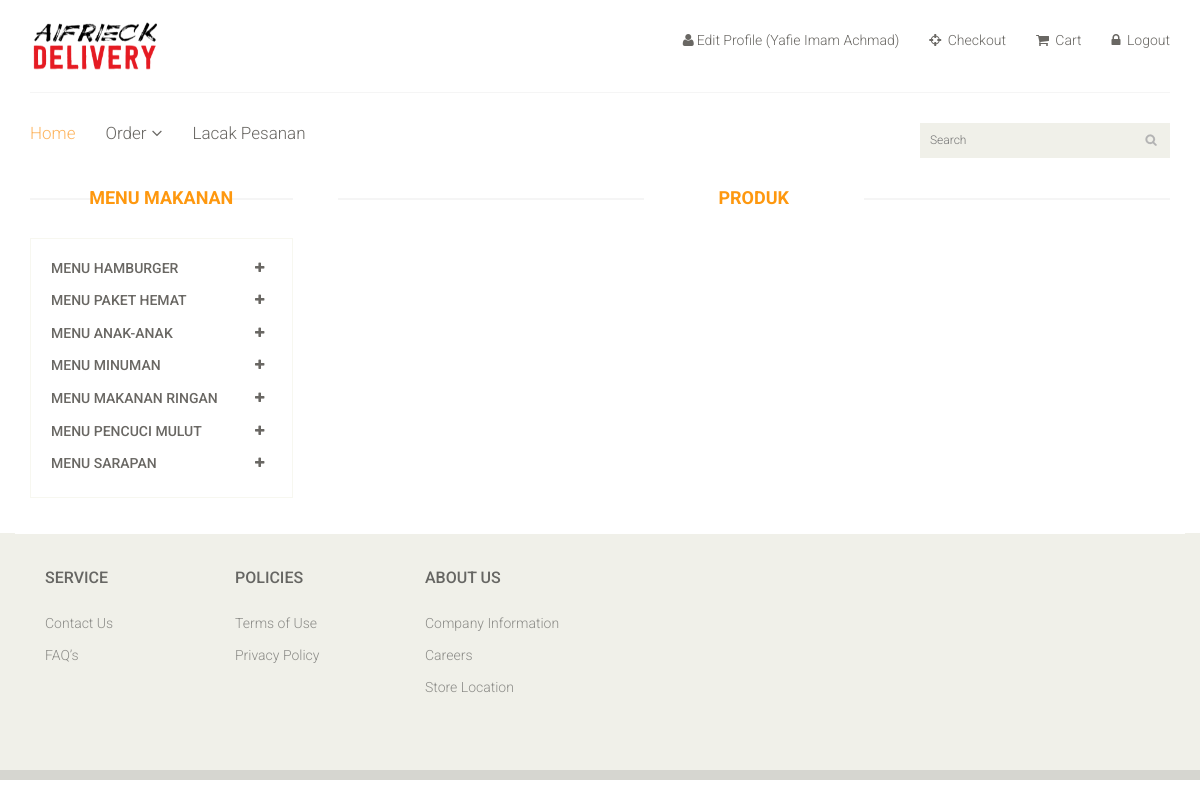
Screenshot of /aifrieck/shop.php (signed in) with the database file from the repository.
### tables this page shows
CREATE TABLE `kategori` (
  `id_kategori` int(10) NOT NULL,
  `nama_kategori` varchar(50) NOT NULL
);

### aifrieck/shop.php (the view, shortened to what this page needs)
<!DOCTYPE html>
<html lang="en">
<head>
	<?php
	include "conn.php";
	?>
    <link href="css/bootstrap.min.css" rel="stylesheet">
    <link href="css/font-awesome.min.css" rel="stylesheet">
    <link href="css/prettyPhoto.css" rel="stylesheet">
    <link href="css/price-range.css" rel="stylesheet">
    <link href="css/animate.css" rel="stylesheet">
	<link href="css/main.css" rel="stylesheet">
	<link href="css/responsive.css" rel="stylesheet">
</head>
<body>
	<header id="header">
		<div class="header-middle">
			<div class="container">
				<div class="row">
					<div class="col-sm-4">
						<div class="logo pull-left">
							<a href="index.php"><img style="width:130px" src="images/home/logo1.png" alt="" /></a>
						</div>
					</div>
					<div class="col-sm-8">
						<div class="shop-menu pull-right">
							<ul class="nav navbar-nav">
								<?php
				                if(isset($_SESSION['username']))
				                {
				                    if($_SESSION['level'] == "admin"){
				                        header('location:admin/index.php');
				                    }else if($_SESSION['level'] == "user"){
				                ?>
								<li><a href="profile.php?id_user=<?php echo $_SESSION['id_user']; ?>"><i class="fa fa-user"></i>Edit Profile (<?php echo $_SESSION['fullname']; ?>)</a></li>
								<li><a href="checkout.php"><i class="fa fa-crosshairs"></i> Checkout</a></li>
								<li><a href="cart.php"><i class="fa fa-shopping-cart"></i> Cart</a></li>
								<li><a href="logout.php"><i class="fa fa-lock"></i> Logout</a></li>
								<?php
									}
								}else{
								?>
								<li><a href="login.php"><i class="fa fa-lock"></i> Login</a></li>
								<?php
								}
								?>
							</ul>
						</div>
					</div>
				</div>
			</div>
		</div>
		<div class="header-bottom">
			<div class="container">
				<div class="row">
					<div class="col-sm-9">
						<div class="mainmenu pull-left">
							<ul class="nav navbar-nav collapse navbar-collapse">
								<li><a href="index.php" class="active">Home</a></li>
								<li class="dropdown"><a href="#">Order<i class="fa fa-angle-down"></i></a>
                                </li>
                                <?php
						        if(isset($_SESSION['username']))
						        {
						            if($_SESSION['level'] == "admin"){
						                header('location:admin/index.php');
						            }else if($_SESSION['level'] == "user"){
						        ?>
								<li><a href="contact-us.php">Lacak Pesanan</a></li>
								<?php
									}
								}
								?>
							</ul>
						</div>
					</div>
					<div class="col-sm-3">
						<div class="search_box pull-right">
								<form name="form" action="" method="get" >
								 <input type="text" name="pencarian" id="pencarian" placeholder="Search" style="width:250px; background-position:225px; outline:medium none; padding-left:10px;" onkeypress="handle(event)" onfocusout="hideSearch1()"/>
								</form>
						</div>
					</div>
				</div>
			</div>
		</div>
	</header>
	<section>
		<div class="container">
			<div class="row">
				<div class="col-sm-3">
					<div class="left-sidebar">
						<h2>Menu Makanan</h2>
						<div class="panel-group category-products" id="accordian">
							<?php
							$hasil=  mysqli_query($connect, "SELECT * FROM kategori");
				            while($baris=mysqli_fetch_array($hasil))
				            {
				            	$nama = str_replace(" ", "", $baris['nama_kategori']);
				            	$nama2 = str_replace("-", "", $nama);
				            	$nama3 = strtolower($nama2);
							?>
							<div class="panel panel-default">
								<div class="panel-heading">
									<h4 class="panel-title">
										<a data-toggle="collapse" data-parent="#accordian" class="addButton" href="<?php echo "#".$nama; ?>" onclick="showDiv1('<?php echo $nama3; ?>');">
											<span class="badge pull-right"><i class="fa fa-plus"></i></span>
											<?php
											echo $baris['nama_kategori'];
											?>
										</a>
									</h4>
								</div>
							</div>
							<?php
							}
							?>
						</div>
					</div>
				</div>
				<div class="col-sm-9 padding-right">
					<div class="features_items">
						<h2 class="title text-center">Produk</h2>
					</div>
				</div>
			</div>
		</div>
	</section>
	<footer id="footer">
		<div class="footer-widget" >
			<div class="container" >
					<div class="col-sm-2" >
						<div class="single-widget">
							<h2>Service</h2>
							<ul class="nav nav-pills nav-stacked">
								<li><a href="#">Contact Us</a></li>
								<li><a href="#">FAQ’s</a></li>
							</ul>
						</div>
					</div>
					<div class="col-sm-2">
						<div class="single-widget">
							<h2>Policies</h2>
							<ul class="nav nav-pills nav-stacked">
								<li><a href="#">Terms of Use</a></li>
								<li><a href="#">Privacy Policy</a></li>
							</ul>
						</div>
					</div>
					<div class="col-sm-2">
						<div class="single-widget">
							<h2>About Us</h2>
							<ul class="nav nav-pills nav-stacked">
								<li><a href="#">Company Information</a></li>
								<li><a href="#">Careers</a></li>
								<li><a href="#">Store Location</a></li>
							</ul>
						</div>
					</div>
			</div>
		</div>
		<div class="footer-bottom">
		</div>
	</footer>
</body>
</html>

### aifrieck/css/main.css (style rules this page uses)
body { font-family: 'Roboto', sans-serif; background:; position: relative; font-weight:400px; }
ul li { list-style: none; }
a { -webkit-transition: 300ms; -moz-transition: 300ms; -o-transition: 300ms; transition: 300ms; }
h1, h2, h3, h4, h5, h6 { font-family: 'Roboto', sans-serif; }
.header-middle .container .row { border-bottom: 1px solid #f5f5f5; margin-left: 0; margin-right: 0; padding-bottom: 20px; padding-top: 20px; }
.header-middle .container .row .col-sm-4 { padding-left: 0; }
.header-middle .container .row .col-sm-8 { padding-right:0; }
.shop-menu ul li { display:inline-block; padding-left: 15px; padding-right: 15px; }
.shop-menu ul li:last-child { padding-right: 0; }
.shop-menu ul li a { background: #FFFFFF; color: #696763; font-family: 'Roboto', sans-serif; font-size: 14px; font-weight: 300; padding:0; padding-right: 0; margin-top: 10px; }
.shop-menu ul li a i { margin-right:3px; }
.header-bottom { padding-bottom: 30px; padding-top: 30px; }
.navbar-collapse.collapse { padding-left: 0; }
.mainmenu ul li { padding-right: 15px; padding-left: 15px; }
.mainmenu ul li:first-child { padding-left: 0px; }
.mainmenu ul li a { color: #696763; font-family: 'Roboto', sans-serif; font-size: 17px; font-weight: 300; padding: 0; padding-bottom: 10px; }
.mainmenu ul li a:hover, .mainmenu ul li a.active, .shop-menu ul li a.active { background:none; color:#fdb45e; }
.search_box input { background: #F0F0E9; border: medium none; color: #B2B2B2; font-family: 'roboto'; font-size: 12px; font-weight: 300; height: 35px; outline: medium none; padding-left: 10px; background-image: url(../images/home/searchicon.png); background-repeat: no-repeat; background-position: 130px; }
.fa-angle-down { padding-left: 5px; }
#footer { background: #F0F0E9; }
.footer-widget { margin-bottom: 68px; }
.footer-widget .container { border-top: 1px solid #FFFFFF; padding-top: 15px; }
.single-widget h2 { color: #666663; font-family: 'Roboto', sans-serif; font-size: 16px; font-weight: 500; margin-bottom: 22px; text-transform: uppercase; }
.single-widget ul li a { color: #8C8C88; font-family: 'Roboto', sans-serif; font-size: 14px; font-weight: 300; padding: 5px 0; }
.footer-bottom { background: #D6D6D0; padding-top: 10px; }
.category-products { border: 1px solid #F7F7F0; margin-bottom: 35px; padding-bottom: 20px; padding-top: 15px; }
.left-sidebar h2, .brands_products h2 { color: #FE980F; font-family: 'Roboto', sans-serif; font-size: 18px; font-weight: 700; margin: 0 auto 30px; text-align: center; text-transform: uppercase; position: relative; z-index:3; }
.left-sidebar h2:after, h2.title:after { content: " "; position: absolute; border: 1px solid #f5f5f5; bottom:8px; left: 0; width: 100%; height: 0; z-index: -2; }
.left-sidebar h2:before { content: " "; position: absolute; background: #fff; bottom: -6px; width: 130px; height: 30px; z-index: -1; left: 50%; margin-left: -65px; }
h2.title:before { content: " "; position: absolute; background: #fff; bottom: -6px; width: 220px; height: 30px; z-index: -1; left: 50%; margin-left: -110px; }
.category-products .panel { background-color: #FFFFFF; border: 0px; border-radius: 0px; box-shadow:none; margin-bottom: 0px; }
.category-products .panel-default .panel-heading { background-color: #FFFFFF; border: 0 none; color: #FFFFFF; padding: 5px 20px; }
.category-products .panel-default .panel-heading .panel-title a { color: #696763; font-family: 'Roboto', sans-serif; font-size: 14px; text-decoration: none; text-transform: uppercase; }
.category-products .badge { background:none; border-radius: 10px; color: #696763; display: inline-block; font-size: 12px; font-weight: bold; line-height: 1; min-width: 10px; padding: 3px 7px; text-align: center; vertical-align: baseline; white-space: nowrap; }
.padding-right { padding-right: 0; }
.features_items { overflow:hidden; }
h2.title { color: #FE980F; font-family: 'Roboto', sans-serif; font-size: 18px; font-weight: 700; margin: 0 15px; text-transform: uppercase; margin-bottom: 30px; position: relative; }

### rows the page displays
kategori: nama_kategori "MENU HAMBURGER"
kategori: nama_kategori "MENU PAKET HEMAT"
kategori: nama_kategori "MENU ANAK-ANAK"
kategori: nama_kategori "MENU MINUMAN"
kategori: nama_kategori "MENU MAKANAN RINGAN"
kategori: nama_kategori "MENU PENCUCI MULUT"
kategori: nama_kategori "MENU SARAPAN"

### other values shown
$_SESSION['fullname'] "Yafie Imam Achmad"
